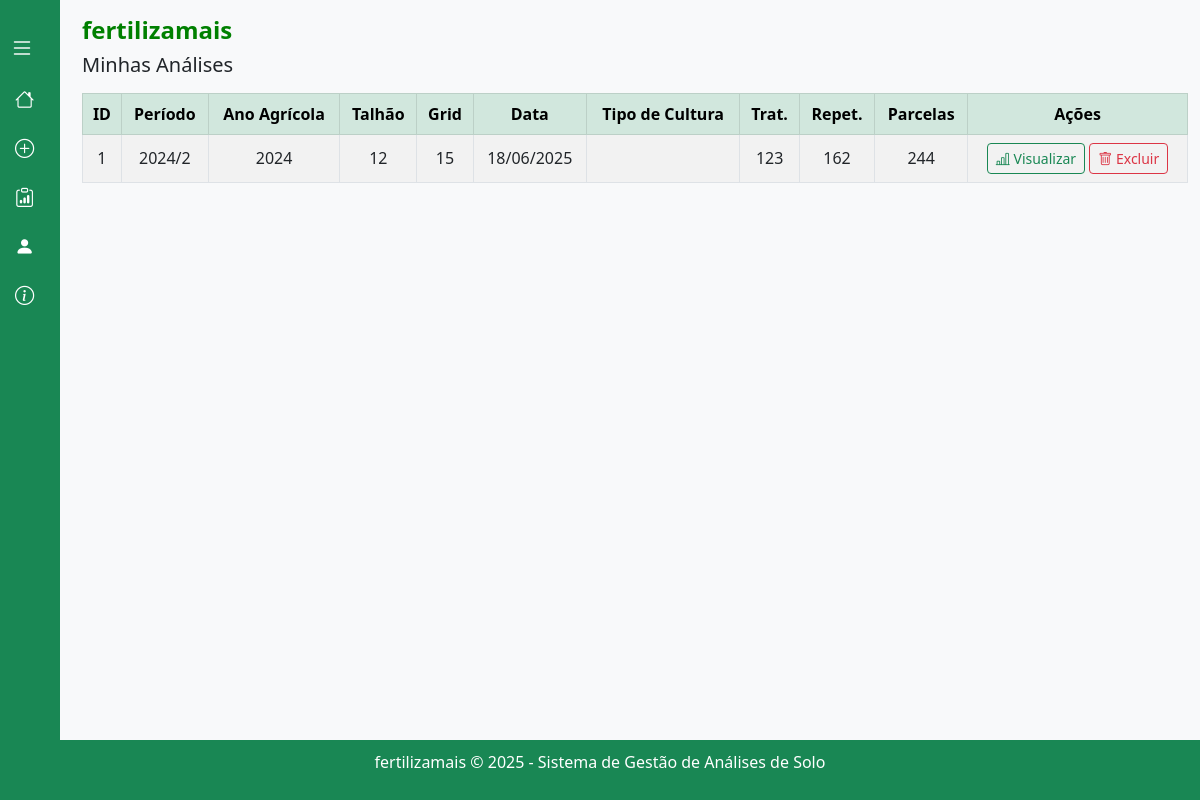
The page /analises.php (signed in) on the database its author committed.
### tables this page shows
CREATE TABLE analises (
    id INTEGER PRIMARY KEY AUTOINCREMENT,
    usuario TEXT,
    periodo TEXT,
    anoAgricola TEXT,
    talhao TEXT,
    grid TEXT,
    dataAnalise TEXT,
    numTratamentos INTEGER,
    numRepeticoes INTEGER,
    numParcelas INTEGER,
    -- Solo Antes
    argilaAntes TEXT,
    phH2OAntes TEXT,
    smpAntes TEXT,
    moAntes TEXT,
    pAntes TEXT,
    kAntes TEXT,
    mgAntes TEXT,
    alValorAntes TEXT,
    alAntes TEXT,
    caAntes TEXT,
    ctcAntes TEXT,
    mgkAntes TEXT,
    halAntes TEXT,
    camgAntes TEXT,
    cakAntes TEXT,
    cuAntes TEXT,
    sAntes TEXT,
    znAntes TEXT,
    mnAntes TEXT,
    bAntes TEXT,
    feAntes TEXT,
    ceAntes TEXT,
    -- Solo Depois
    argilaDepois TEXT,
    phH2ODepois TEXT,
    smpDepois TEXT,
    moDepois TEXT,
    pDepois TEXT,
    kDepois TEXT,
    mgDepois TEXT,
    alValorDepois TEXT,
    alDepois TEXT,
    caDepois TEXT,
    ctcDepois TEXT,
    mgkDepois TEXT,
    halDepois TEXT,
    camgDepois TEXT,
    cakDepois TEXT,
    cuDepois TEXT,
    sDepois TEXT,
    znDepois TEXT,
    mnDepois TEXT,
    bDepois TEXT,
    feDepois TEXT,
    ceDepois TEXT
, tipoCultura TEXT);

### analises.php (the view, shortened to what this page needs)
<?php
$db = new PDO("sqlite:fertilizaMais.db");
$usuario = $_SESSION['usuario'];
$stmt = $db->prepare("SELECT id, periodo, anoAgricola, talhao, tipoCultura, grid, dataAnalise, numTratamentos, numRepeticoes, numParcelas FROM analises WHERE usuario = ? ORDER BY id DESC");
$stmt->execute([$usuario]);
$analises = $stmt->fetchAll(PDO::FETCH_ASSOC);
?>
<!DOCTYPE html>
<html lang="pt-br">
<head>
    <link href="https://cdn.jsdelivr.net/npm/bootstrap@5.3.0/dist/css/bootstrap.min.css" rel="stylesheet">
    <link href="https://cdn.jsdelivr.net/npm/bootstrap-icons@1.10.0/font/bootstrap-icons.css" rel="stylesheet">
</head>
<body>
    <div class="sidebar" id="sidebar">
        <div class="sidebar-menu">
            <button class="toggle-btn" onclick="toggleSidebar()">
                <i class="bi bi-list"></i>
            </button>
            <a href="principal.php" class="sidebar-item">
                <i class="bi bi-house"></i>
            </a>
            <a href="index.php" class="sidebar-item">
                <i class="bi bi-plus-circle"></i>
            </a>
            <a href="analises.php" class="sidebar-item">
                <i class="bi bi-clipboard-data"></i>
            </a>
            <a href="usuarios.php" class="sidebar-item">
                <i class="bi bi-person-fill"></i>
            </a>
            <a href="#" class="sidebar-item" data-bs-toggle="modal" data-bs-target="#sobreModal">
                <i class="bi bi-info-circle"></i>
            </a>
        </div>
    </div>
<div class="container-fluid">
    <div class="py-3">
        <h4 class="logo">fertilizamais</h4>
        <h5 class="mb-3">Minhas Análises</h5>
        <?php if (count($analises) > 0): ?>
            <div class="table-responsive">
                 <table class="table table-bordered table-striped text-center align-middle">
                    <thead class="table-success">
                        <tr>
                            <th>ID</th>
                            <th>Período</th>
                            <th>Ano Agrícola</th>
                            <th>Talhão</th>
                            <th>Grid</th>
                            <th>Data</th>
                            <th>Tipo de Cultura</th>
                            <th>Trat.</th>
                            <th>Repet.</th>
                            <th>Parcelas</th>
                            <th>Ações</th>
                        </tr>
                    </thead>
                    <tbody>
                        <?php foreach ($analises as $a): ?>
                            <tr>
                                <td><?php echo $a['id']; ?></td>
                                <td><?php echo htmlspecialchars($a['periodo']); ?></td>
                                <td><?php echo htmlspecialchars($a['anoAgricola']); ?></td>
                                <td><?php echo htmlspecialchars($a['talhao']); ?></td>
                                <td><?php echo htmlspecialchars($a['grid']); ?></td>
                                <td><?php echo !empty($a['dataAnalise']) ? date('d/m/Y', strtotime($a['dataAnalise'])) : 'N/A'; ?></td>
                                <td><?php echo htmlspecialchars($a['tipoCultura']); ?></td>
                                <td><?php echo $a['numTratamentos']; ?></td>
                                <td><?php echo $a['numRepeticoes']; ?></td>
                                <td><?php echo $a['numParcelas']; ?></td>
                                <td class="text-center">
                                <a href="ver_analise.php?id=<?php echo $a['id']; ?>" class="btn btn-outline-success btn-sm">
                                <i class="bi bi-bar-chart-line"></i> Visualizar
                                </a>
                                <a href="analises.php?delete=<?php echo $a['id']; ?>" class="btn btn-outline-danger btn-sm"
                                onclick="return confirm('Tem certeza que deseja excluir esta análise?');">
                                <i class="bi bi-trash"></i> Excluir
                                </a>
                                </td>
                            </tr>
                        <?php endforeach; ?>
                    </tbody>
                </table>
            </div>
        <?php else: ?>
            <div class="alert alert-info">Nenhuma análise cadastrada ainda.</div>
        <?php endif; ?>
    </div>
</div>
<footer>
    <p>fertilizamais © 2025 - Sistema de Gestão de Análises de Solo</p>
</footer>
</body>
</html>

### analises.php (style rules this page uses)
:root { --primary-color: #198754; --secondary-color: #146c43; --light-bg: #f8f9fa; }
body { font-family: 'Segoe UI', system-ui, -apple-system, sans-serif; background-color: var(--light-bg); margin-left: 70px; transition: margin-left 0.3s; }
.sidebar { width: 60px; height: 100vh; position: fixed; left: 0; top: 0; background-color: var(--primary-color); color: white; transition: width 0.3s; overflow-x: hidden; z-index: 1000; }
.sidebar-menu { padding-top: 20px; }
.sidebar-item { padding: 10px 15px; color: white; text-decoration: none; display: flex; align-items: center; transition: background-color 0.3s; }
.sidebar-item i { margin-right: 10px; font-size: 1.2rem; min-width: 25px; }
.toggle-btn { background: none; border: none; color: white; font-size: 1.5rem; padding: 10px; cursor: pointer; width: 100%; text-align: left; }
.logo { font-weight: bold; color: green; font-size: 24px; }
footer { position: fixed; left: 0px; bottom: 0px; text-align: center; padding: 10px; background-color: #198754; color: #fff; font-size: 1rem; width: 100vw; }

### rows shown on the page
analises: id "1", periodo "2024/2", anoAgricola "2024", talhao "12", grid "15", dataAnalise "18/06/2025", numTratamentos "123", numRepeticoes "162", numParcelas "244"
